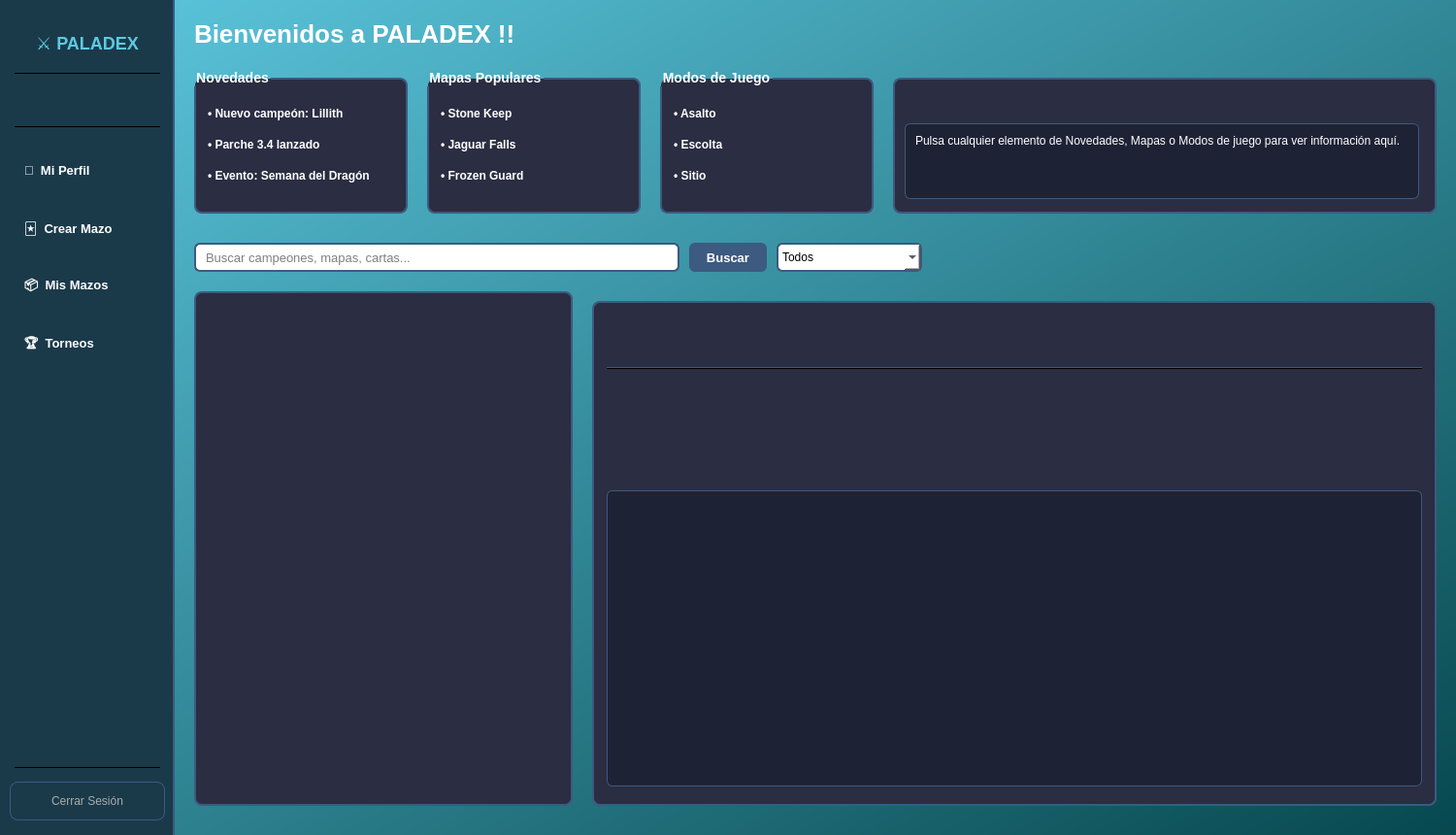
<?xml version="1.0" encoding="UTF-8"?>
<ui version="4.0">
 <class>MainWindow</class>
 <widget class="QMainWindow" name="MainWindow">
  <property name="geometry">
   <rect><x>0</x><y>0</y><width>1500</width><height>860</height></rect>
  </property>
  <property name="windowTitle"><string>Paladex — Home</string></property>
  <widget class="QWidget" name="centralwidget">
   <widget class="QWidget" name="widget" native="true">
    <property name="geometry">
     <rect><x>0</x><y>0</y><width>1500</width><height>860</height></rect>
    </property>

    <!-- FONDO -->
    <widget class="QLabel" name="Fondo">
     <property name="geometry"><rect><x>0</x><y>0</y><width>1500</width><height>860</height></rect></property>
     <property name="styleSheet"><string notr="true">background: qlineargradient(x1:0,y1:0,x2:1,y2:1,stop:0 #5EC9E0,stop:1 #07484F);</string></property>
     <property name="text"><string/></property>
    </widget>

    <!-- ===== BARRA LATERAL IZQUIERDA ===== -->
    <widget class="QFrame" name="Sidebar">
     <property name="geometry"><rect><x>0</x><y>0</y><width>180</width><height>860</height></rect></property>
     <property name="styleSheet"><string notr="true">QFrame#Sidebar{background-color:#1a3a4a;border-right:2px solid #3d5a80;}</string></property>

     <!-- Logo sidebar -->
     <widget class="QLabel" name="SidebarLogo">
      <property name="geometry"><rect><x>0</x><y>20</y><width>180</width><height>50</height></rect></property>
      <property name="styleSheet"><string notr="true">color:#5EC9E0;font-size:18px;font-weight:bold;background:transparent;</string></property>
      <property name="alignment"><set>Qt::AlignCenter</set></property>
      <property name="text"><string>⚔ PALADEX</string></property>
     </widget>

     <!-- Separador -->
     <widget class="QFrame" name="SidebarSep1">
      <property name="geometry"><rect><x>15</x><y>75</y><width>150</width><height>1</height></rect></property>
      <property name="styleSheet"><string notr="true">background-color:#3d5a80;</string></property>
      <property name="frameShape"><enum>QFrame::HLine</enum></property>
     </widget>

     <!-- Usuario label -->
     <widget class="QLabel" name="LabelUsuario">
      <property name="geometry"><rect><x>0</x><y>85</y><width>180</width><height>40</height></rect></property>
      <property name="styleSheet"><string notr="true">color:#aaaaaa;font-size:11px;background:transparent;padding:0 10px;</string></property>
      <property name="alignment"><set>Qt::AlignCenter</set></property>
      <property name="wordWrap"><bool>true</bool></property>
      <property name="text"><string></string></property>
     </widget>

     <!-- Separador 2 -->
     <widget class="QFrame" name="SidebarSep2">
      <property name="geometry"><rect><x>15</x><y>130</y><width>150</width><height>1</height></rect></property>
      <property name="styleSheet"><string notr="true">background-color:#3d5a80;</string></property>
      <property name="frameShape"><enum>QFrame::HLine</enum></property>
     </widget>

     <!-- Botón Perfil -->
     <widget class="QPushButton" name="btnPerfil">
      <property name="geometry"><rect><x>10</x><y>150</y><width>160</width><height>50</height></rect></property>
      <property name="styleSheet"><string notr="true">QPushButton{background-color:transparent;color:white;border:none;border-radius:8px;font-size:13px;font-weight:bold;text-align:left;padding-left:15px;}QPushButton:hover{background-color:#0f3460;}QPushButton:pressed{background-color:#3d5a80;}</string></property>
      <property name="text"><string>👤  Mi Perfil</string></property>
      <property name="cursor"><cursorShape>PointingHandCursor</cursorShape></property>
     </widget>

     <!-- Botón Crear Mazo -->
     <widget class="QPushButton" name="btnMazos">
      <property name="geometry"><rect><x>10</x><y>210</y><width>160</width><height>50</height></rect></property>
      <property name="styleSheet"><string notr="true">QPushButton{background-color:transparent;color:white;border:none;border-radius:8px;font-size:13px;font-weight:bold;text-align:left;padding-left:15px;}QPushButton:hover{background-color:#0f3460;}QPushButton:pressed{background-color:#3d5a80;}</string></property>
      <property name="text"><string>🃏  Crear Mazo</string></property>
      <property name="cursor"><cursorShape>PointingHandCursor</cursorShape></property>
     </widget>

     <!-- Botón Mis Mazos -->
     <widget class="QPushButton" name="btnMisMazos">
      <property name="geometry"><rect><x>10</x><y>270</y><width>160</width><height>50</height></rect></property>
      <property name="styleSheet"><string notr="true">QPushButton{background-color:transparent;color:white;border:none;border-radius:8px;font-size:13px;font-weight:bold;text-align:left;padding-left:15px;}QPushButton:hover{background-color:#0f3460;}QPushButton:pressed{background-color:#3d5a80;}</string></property>
      <property name="text"><string>📦  Mis Mazos</string></property>
      <property name="cursor"><cursorShape>PointingHandCursor</cursorShape></property>
     </widget>

     <!-- Botón Torneos -->
     <widget class="QPushButton" name="btnTorneos">
      <property name="geometry"><rect><x>10</x><y>330</y><width>160</width><height>50</height></rect></property>
      <property name="styleSheet"><string notr="true">QPushButton{background-color:transparent;color:white;border:none;border-radius:8px;font-size:13px;font-weight:bold;text-align:left;padding-left:15px;}QPushButton:hover{background-color:#0f3460;}QPushButton:pressed{background-color:#3d5a80;}</string></property>
      <property name="text"><string>🏆  Torneos</string></property>
      <property name="cursor"><cursorShape>PointingHandCursor</cursorShape></property>
     </widget>

     <!-- Separador inferior -->
     <widget class="QFrame" name="SidebarSep3">
      <property name="geometry"><rect><x>15</x><y>790</y><width>150</width><height>1</height></rect></property>
      <property name="styleSheet"><string notr="true">background-color:#3d5a80;</string></property>
      <property name="frameShape"><enum>QFrame::HLine</enum></property>
     </widget>

     <!-- Botón Cerrar Sesión -->
     <widget class="QPushButton" name="btnCerrarSesion">
      <property name="geometry"><rect><x>10</x><y>805</y><width>160</width><height>40</height></rect></property>
      <property name="styleSheet"><string notr="true">QPushButton{background-color:transparent;color:#aaaaaa;border:1px solid #3d5a80;border-radius:8px;font-size:12px;}QPushButton:hover{background-color:#7a1a1a;color:white;border:1px solid #e94560;}QPushButton:pressed{background-color:#e94560;}</string></property>
      <property name="text"><string>Cerrar Sesión</string></property>
      <property name="cursor"><cursorShape>PointingHandCursor</cursorShape></property>
     </widget>
    </widget>

    <!-- ===== CONTENIDO PRINCIPAL (desplazado a la derecha del sidebar) ===== -->

    <!-- TÍTULO -->
    <widget class="QLabel" name="Titulo">
     <property name="geometry"><rect><x>200</x><y>15</y><width>500</width><height>40</height></rect></property>
     <property name="styleSheet"><string notr="true">color: white; font-size: 26px; font-weight: bold;</string></property>
     <property name="text"><string>Bienvenidos a PALADEX !!</string></property>
    </widget>

    <!-- ===== GROUPBOX NOVEDADES ===== -->
    <widget class="QGroupBox" name="Novedades">
     <property name="geometry"><rect><x>200</x><y>70</y><width>220</width><height>150</height></rect></property>
     <property name="styleSheet"><string notr="true">color:white;font-size:14px;font-weight:bold;border:2px solid #3d5a80;border-radius:8px;margin-top:10px;background-color:#2b2d42;</string></property>
     <property name="title"><string>Novedades</string></property>
     <widget class="QPushButton" name="BtnNovedad1">
      <property name="geometry"><rect><x>10</x><y>28</y><width>200</width><height>28</height></rect></property>
      <property name="styleSheet"><string notr="true">QPushButton{background:transparent;border:none;color:white;font-size:12px;text-align:left;padding-left:4px;}QPushButton:hover{color:#5EC9E0;text-decoration:underline;}</string></property>
      <property name="text"><string>• Nuevo campeón: Lillith</string></property>
      <property name="cursor"><cursorShape>PointingHandCursor</cursorShape></property>
     </widget>
     <widget class="QPushButton" name="BtnNovedad2">
      <property name="geometry"><rect><x>10</x><y>60</y><width>200</width><height>28</height></rect></property>
      <property name="styleSheet"><string notr="true">QPushButton{background:transparent;border:none;color:white;font-size:12px;text-align:left;padding-left:4px;}QPushButton:hover{color:#5EC9E0;text-decoration:underline;}</string></property>
      <property name="text"><string>• Parche 3.4 lanzado</string></property>
      <property name="cursor"><cursorShape>PointingHandCursor</cursorShape></property>
     </widget>
     <widget class="QPushButton" name="BtnNovedad3">
      <property name="geometry"><rect><x>10</x><y>92</y><width>200</width><height>28</height></rect></property>
      <property name="styleSheet"><string notr="true">QPushButton{background:transparent;border:none;color:white;font-size:12px;text-align:left;padding-left:4px;}QPushButton:hover{color:#5EC9E0;text-decoration:underline;}</string></property>
      <property name="text"><string>• Evento: Semana del Dragón</string></property>
      <property name="cursor"><cursorShape>PointingHandCursor</cursorShape></property>
     </widget>
    </widget>

    <!-- ===== GROUPBOX MAPAS ===== -->
    <widget class="QGroupBox" name="MapasPopulares">
     <property name="geometry"><rect><x>440</x><y>70</y><width>220</width><height>150</height></rect></property>
     <property name="styleSheet"><string notr="true">color:white;font-size:14px;font-weight:bold;border:2px solid #3d5a80;border-radius:8px;margin-top:10px;background-color:#2b2d42;</string></property>
     <property name="title"><string>Mapas Populares</string></property>
     <widget class="QPushButton" name="BtnMapa1">
      <property name="geometry"><rect><x>10</x><y>28</y><width>200</width><height>28</height></rect></property>
      <property name="styleSheet"><string notr="true">QPushButton{background:transparent;border:none;color:white;font-size:12px;text-align:left;padding-left:4px;}QPushButton:hover{color:#5EC9E0;text-decoration:underline;}</string></property>
      <property name="text"><string>• Stone Keep</string></property>
      <property name="cursor"><cursorShape>PointingHandCursor</cursorShape></property>
     </widget>
     <widget class="QPushButton" name="BtnMapa2">
      <property name="geometry"><rect><x>10</x><y>60</y><width>200</width><height>28</height></rect></property>
      <property name="styleSheet"><string notr="true">QPushButton{background:transparent;border:none;color:white;font-size:12px;text-align:left;padding-left:4px;}QPushButton:hover{color:#5EC9E0;text-decoration:underline;}</string></property>
      <property name="text"><string>• Jaguar Falls</string></property>
      <property name="cursor"><cursorShape>PointingHandCursor</cursorShape></property>
     </widget>
     <widget class="QPushButton" name="BtnMapa3">
      <property name="geometry"><rect><x>10</x><y>92</y><width>200</width><height>28</height></rect></property>
      <property name="styleSheet"><string notr="true">QPushButton{background:transparent;border:none;color:white;font-size:12px;text-align:left;padding-left:4px;}QPushButton:hover{color:#5EC9E0;text-decoration:underline;}</string></property>
      <property name="text"><string>• Frozen Guard</string></property>
      <property name="cursor"><cursorShape>PointingHandCursor</cursorShape></property>
     </widget>
    </widget>

    <!-- ===== GROUPBOX MODOS ===== -->
    <widget class="QGroupBox" name="ModosJuego">
     <property name="geometry"><rect><x>680</x><y>70</y><width>220</width><height>150</height></rect></property>
     <property name="styleSheet"><string notr="true">color:white;font-size:14px;font-weight:bold;border:2px solid #3d5a80;border-radius:8px;margin-top:10px;background-color:#2b2d42;</string></property>
     <property name="title"><string>Modos de Juego</string></property>
     <widget class="QPushButton" name="BtnModo1">
      <property name="geometry"><rect><x>10</x><y>28</y><width>200</width><height>28</height></rect></property>
      <property name="styleSheet"><string notr="true">QPushButton{background:transparent;border:none;color:white;font-size:12px;text-align:left;padding-left:4px;}QPushButton:hover{color:#5EC9E0;text-decoration:underline;}</string></property>
      <property name="text"><string>• Asalto</string></property>
      <property name="cursor"><cursorShape>PointingHandCursor</cursorShape></property>
     </widget>
     <widget class="QPushButton" name="BtnModo2">
      <property name="geometry"><rect><x>10</x><y>60</y><width>200</width><height>28</height></rect></property>
      <property name="styleSheet"><string notr="true">QPushButton{background:transparent;border:none;color:white;font-size:12px;text-align:left;padding-left:4px;}QPushButton:hover{color:#5EC9E0;text-decoration:underline;}</string></property>
      <property name="text"><string>• Escolta</string></property>
      <property name="cursor"><cursorShape>PointingHandCursor</cursorShape></property>
     </widget>
     <widget class="QPushButton" name="BtnModo3">
      <property name="geometry"><rect><x>10</x><y>92</y><width>200</width><height>28</height></rect></property>
      <property name="styleSheet"><string notr="true">QPushButton{background:transparent;border:none;color:white;font-size:12px;text-align:left;padding-left:4px;}QPushButton:hover{color:#5EC9E0;text-decoration:underline;}</string></property>
      <property name="text"><string>• Sitio</string></property>
      <property name="cursor"><cursorShape>PointingHandCursor</cursorShape></property>
     </widget>
    </widget>

    <!-- ===== PANEL INFO ===== -->
    <widget class="QGroupBox" name="PanelInfo">
     <property name="geometry"><rect><x>920</x><y>70</y><width>560</width><height>150</height></rect></property>
     <property name="styleSheet"><string notr="true">QGroupBox{color:white;font-size:13px;font-weight:bold;border:2px solid #3d5a80;border-radius:8px;margin-top:10px;background-color:#2b2d42;}QGroupBox::title{subcontrol-origin:margin;left:10px;padding:0 5px;}</string></property>
     <property name="title"><string></string></property>

     <widget class="QLabel" name="InfoTitulo">
      <property name="geometry"><rect><x>12</x><y>10</y><width>530</width><height>25</height></rect></property>
      <property name="styleSheet"><string notr="true">QLabel{border:none;background:transparent;color:#5EC9E0;font-size:14px;font-weight:bold;}</string></property>
      <property name="text"><string></string></property>
     </widget>

     <widget class="QLabel" name="InfoSubtitulo">
      <property name="geometry"><rect><x>12</x><y>35</y><width>530</width><height>20</height></rect></property>
      <property name="styleSheet"><string notr="true">QLabel{border:none;background:transparent;color:#aaaaaa;font-size:11px;}</string></property>
      <property name="text"><string></string></property>
     </widget>

     <widget class="QTextEdit" name="InfoDescripcion">
      <property name="geometry"><rect><x>12</x><y>57</y><width>530</width><height>78</height></rect></property>
      <property name="styleSheet"><string notr="true">QTextEdit{background-color:#1e2235;color:white;border:1px solid #3d5a80;border-radius:6px;font-size:12px;padding:6px;}</string></property>
      <property name="readOnly"><bool>true</bool></property>
      <property name="plainText"><string>Pulsa cualquier elemento de Novedades, Mapas o Modos de juego para ver información aquí.</string></property>
     </widget>
    </widget>

    <!-- BARRA BÚSQUEDA -->
    <widget class="QLineEdit" name="BarraBusqueda_2">
     <property name="geometry"><rect><x>200</x><y>250</y><width>500</width><height>30</height></rect></property>
     <property name="styleSheet"><string notr="true">background-color:#ffffff;border:2px solid #3d5a80;border-radius:6px;padding-left:8px;font-size:13px;</string></property>
     <property name="placeholderText"><string>Buscar campeones, mapas, cartas...</string></property>
    </widget>

    <!-- BOTÓN BUSCAR -->
    <widget class="QPushButton" name="BtnBuscar">
     <property name="geometry"><rect><x>710</x><y>250</y><width>80</width><height>30</height></rect></property>
     <property name="styleSheet"><string notr="true">QPushButton{background-color:#3d5a80;color:white;border:none;border-radius:6px;font-size:13px;font-weight:bold;}QPushButton:hover{background-color:#2c4a70;}</string></property>
     <property name="text"><string>Buscar</string></property>
    </widget>

    <!-- COMBOBOX FILTROS -->
    <widget class="QComboBox" name="FiltrosBusqueda">
     <property name="geometry"><rect><x>800</x><y>250</y><width>150</width><height>30</height></rect></property>
     <property name="styleSheet"><string notr="true">background-color:white;border:2px solid #3d5a80;border-radius:6px;padding:4px;</string></property>
     <item><property name="text"><string>Todos</string></property></item>
     <item><property name="text"><string>Campeones</string></property></item>
     <item><property name="text"><string>Cartas</string></property></item>
     <item><property name="text"><string>Mazos</string></property></item>
     <item><property name="text"><string>Torneos</string></property></item>
    </widget>

    <!-- LISTA RESULTADOS -->
    <widget class="QListWidget" name="Resultados">
     <property name="geometry"><rect><x>200</x><y>300</y><width>390</width><height>530</height></rect></property>
     <property name="styleSheet"><string notr="true">QListWidget{background-color:#2b2d42;color:white;border:2px solid #3d5a80;border-radius:8px;font-size:13px;}QListWidget::item{padding:8px;border-bottom:1px solid #3d5a80;}QListWidget::item:selected{background-color:#3d5a80;color:white;}</string></property>
    </widget>

    <!-- PANEL DETALLE -->
    <widget class="QGroupBox" name="PanelDetalle">
     <property name="geometry"><rect><x>610</x><y>300</y><width>870</width><height>530</height></rect></property>
     <property name="styleSheet"><string notr="true">QGroupBox{color:white;font-size:14px;font-weight:bold;border:2px solid #3d5a80;border-radius:8px;margin-top:10px;background-color:#2b2d42;}QGroupBox::title{subcontrol-origin:margin;left:10px;padding:0 5px;}</string></property>
     <property name="title"><string></string></property>

     <widget class="QLabel" name="DetalleTitulo">
      <property name="geometry"><rect><x>15</x><y>15</y><width>840</width><height>35</height></rect></property>
      <property name="styleSheet"><string notr="true">QLabel{border:none;background:transparent;color:#5EC9E0;font-size:18px;font-weight:bold;}</string></property>
      <property name="text"><string></string></property>
     </widget>
     <widget class="QLabel" name="DetalleSubtitulo">
      <property name="geometry"><rect><x>15</x><y>50</y><width>840</width><height>25</height></rect></property>
      <property name="styleSheet"><string notr="true">QLabel{border:none;background:transparent;color:#aaaaaa;font-size:13px;}</string></property>
      <property name="text"><string></string></property>
     </widget>
     <widget class="QFrame" name="Separador">
      <property name="geometry"><rect><x>15</x><y>78</y><width>840</width><height>2</height></rect></property>
      <property name="styleSheet"><string notr="true">background-color:#3d5a80;</string></property>
      <property name="frameShape"><enum>QFrame::HLine</enum></property>
     </widget>
     <widget class="QLabel" name="DetalleKey1"><property name="geometry"><rect><x>15</x><y>88</y><width>140</width><height>25</height></rect></property><property name="styleSheet"><string notr="true">QLabel{border:none;background:transparent;color:#aaaaaa;font-size:12px;}</string></property><property name="text"><string></string></property></widget>
     <widget class="QLabel" name="DetalleVal1"><property name="geometry"><rect><x>165</x><y>88</y><width>680</width><height>25</height></rect></property><property name="styleSheet"><string notr="true">QLabel{border:none;background:transparent;color:white;font-size:13px;}</string></property><property name="text"><string></string></property></widget>
     <widget class="QLabel" name="DetalleKey2"><property name="geometry"><rect><x>15</x><y>116</y><width>140</width><height>25</height></rect></property><property name="styleSheet"><string notr="true">QLabel{border:none;background:transparent;color:#aaaaaa;font-size:12px;}</string></property><property name="text"><string></string></property></widget>
     <widget class="QLabel" name="DetalleVal2"><property name="geometry"><rect><x>165</x><y>116</y><width>680</width><height>25</height></rect></property><property name="styleSheet"><string notr="true">QLabel{border:none;background:transparent;color:white;font-size:13px;}</string></property><property name="text"><string></string></property></widget>
     <widget class="QLabel" name="DetalleKey3"><property name="geometry"><rect><x>15</x><y>144</y><width>140</width><height>25</height></rect></property><property name="styleSheet"><string notr="true">QLabel{border:none;background:transparent;color:#aaaaaa;font-size:12px;}</string></property><property name="text"><string></string></property></widget>
     <widget class="QLabel" name="DetalleVal3"><property name="geometry"><rect><x>165</x><y>144</y><width>680</width><height>25</height></rect></property><property name="styleSheet"><string notr="true">QLabel{border:none;background:transparent;color:white;font-size:13px;}</string></property><property name="text"><string></string></property></widget>
     <widget class="QLabel" name="DetalleKey4"><property name="geometry"><rect><x>15</x><y>172</y><width>140</width><height>25</height></rect></property><property name="styleSheet"><string notr="true">QLabel{border:none;background:transparent;color:#aaaaaa;font-size:12px;}</string></property><property name="text"><string></string></property></widget>
     <widget class="QLabel" name="DetalleVal4"><property name="geometry"><rect><x>165</x><y>172</y><width>680</width><height>25</height></rect></property><property name="styleSheet"><string notr="true">QLabel{border:none;background:transparent;color:white;font-size:13px;}</string></property><property name="text"><string></string></property></widget>
     <widget class="QTextEdit" name="DetalleExtra">
      <property name="geometry"><rect><x>15</x><y>205</y><width>840</width><height>305</height></rect></property>
      <property name="styleSheet"><string notr="true">QTextEdit{background-color:#1e2235;color:white;border:1px solid #3d5a80;border-radius:6px;font-size:12px;padding:6px;}</string></property>
      <property name="readOnly"><bool>true</bool></property>
      <property name="plainText"><string></string></property>
     </widget>
    </widget>

    <!-- Z-ORDER -->
    <zorder>Fondo</zorder>
    <zorder>Sidebar</zorder>
    <zorder>SidebarLogo</zorder>
    <zorder>SidebarSep1</zorder>
    <zorder>LabelUsuario</zorder>
    <zorder>SidebarSep2</zorder>
    <zorder>btnPerfil</zorder>
    <zorder>btnMazos</zorder>
    <zorder>btnMisMazos</zorder>
    <zorder>btnTorneos</zorder>
    <zorder>SidebarSep3</zorder>
    <zorder>btnCerrarSesion</zorder>
    <zorder>Titulo</zorder>
    <zorder>Novedades</zorder>
    <zorder>MapasPopulares</zorder>
    <zorder>ModosJuego</zorder>
    <zorder>PanelInfo</zorder>
    <zorder>BarraBusqueda_2</zorder>
    <zorder>BtnBuscar</zorder>
    <zorder>FiltrosBusqueda</zorder>
    <zorder>Resultados</zorder>
    <zorder>PanelDetalle</zorder>
   </widget>
  </widget>
 </widget>
 <resources/>
 <connections/>
</ui>
